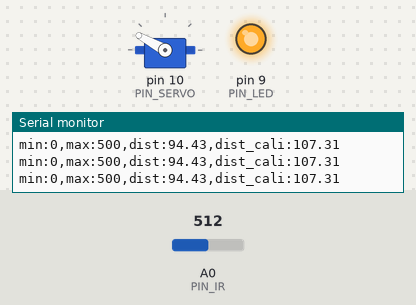
The sketch below on a simulated Arduino Uno, built with avr-gcc and run on an emulated ATmega328P. On the bench: servo, output pins drawn as LEDs (lit = HIGH), the last lines printed to the serial monitor. Inputs (shaded band) come from the test bench; at power-on: A0 (PIN_IR) = 512.

Above: at 1.2 s.
1.3 s: A0 (PIN_IR) set to 366
2.8 s: A0 (PIN_IR) set to 340
At 3.4 s:
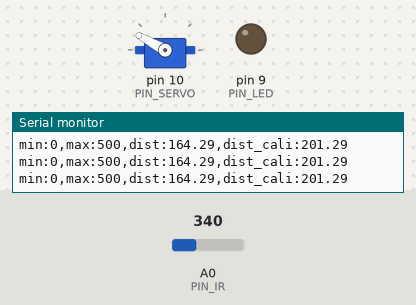
4.3 s: A0 (PIN_IR) set to 299
7.3 s: A0 (PIN_IR) set to 275
At 7.9 s:
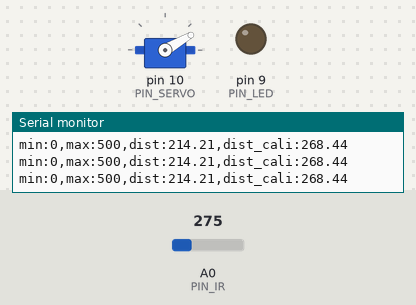
8.8 s: A0 (PIN_IR) set to 716
At 9.5 s:
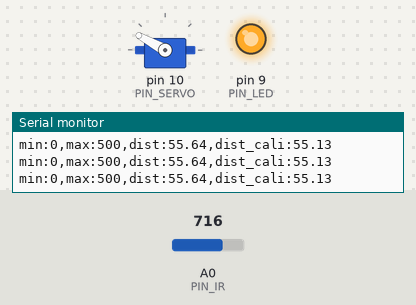
10.3 s: A0 (PIN_IR) set to 306
At 10.6 s:
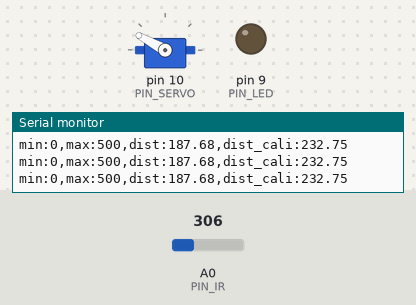
Timing chart, 0 to 12.8 s (numbered marks = the images above; inputs shaded):
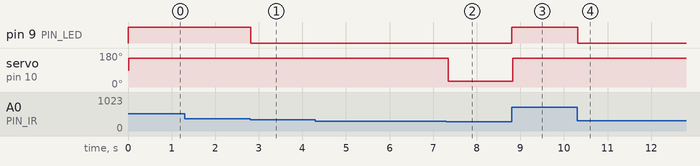

Measured:
- the behaviour switches between 354 and 353 on A0 (PIN_IR) (found by bisection; images 0 and 1)
- the behaviour switches between 282 and 281 on A0 (PIN_IR) (found by bisection; images 1 and 2)
- after the input at 2.8 s, pin 9 (PIN_LED): HIGH → LOW at once
- after the input at 7.3 s, servo on pin 10 (PIN_SERVO): 151° → 30° at once
- after the input at 8.8 s, pin 9 (PIN_LED): LOW → HIGH at once; servo on pin 10 (PIN_SERVO): 30° → 151° at once
- after the input at 10.3 s, pin 9 (PIN_LED): HIGH → LOW at once

The sketch:

19_example_0.ino
```cpp
#include <Servo.h>
#define PIN_SERVO 10
Servo myservo;

// Arduino pin assignment
#define PIN_IR A0
#define PIN_LED 9

int a, b; // unit: mm

void setup() {
  myservo.attach(PIN_SERVO);
// initialize GPIO pins
  pinMode(PIN_LED,OUTPUT);
  digitalWrite(PIN_LED, 1);

// initialize serial port
  Serial.begin(57600);

  a = 89;
  b = 312;
}

float ir_distance(void){ // return value unit: mm
  float val;
  float volt = float(analogRead(PIN_IR));
  val = ((6762.0/(volt-9.0))-4.0) * 10.0;
  return val;
}

void loop() {
  float raw_dist = ir_distance();
  float dist_cali = 100 + 300.0 / (b - a) * (raw_dist - a);
  Serial.print("min:0,max:500,dist:");
  Serial.print(raw_dist);
  Serial.print(",dist_cali:");
  Serial.println(dist_cali);
  if(raw_dist > 156 && raw_dist <224) digitalWrite(PIN_LED, 0);
  else digitalWrite(PIN_LED, 255);
  delay(20);

  if(dist_cali > 260) {
    myservo.writeMicroseconds(850);
  }
  else {
    myservo.writeMicroseconds(2100);
  }

}
```
